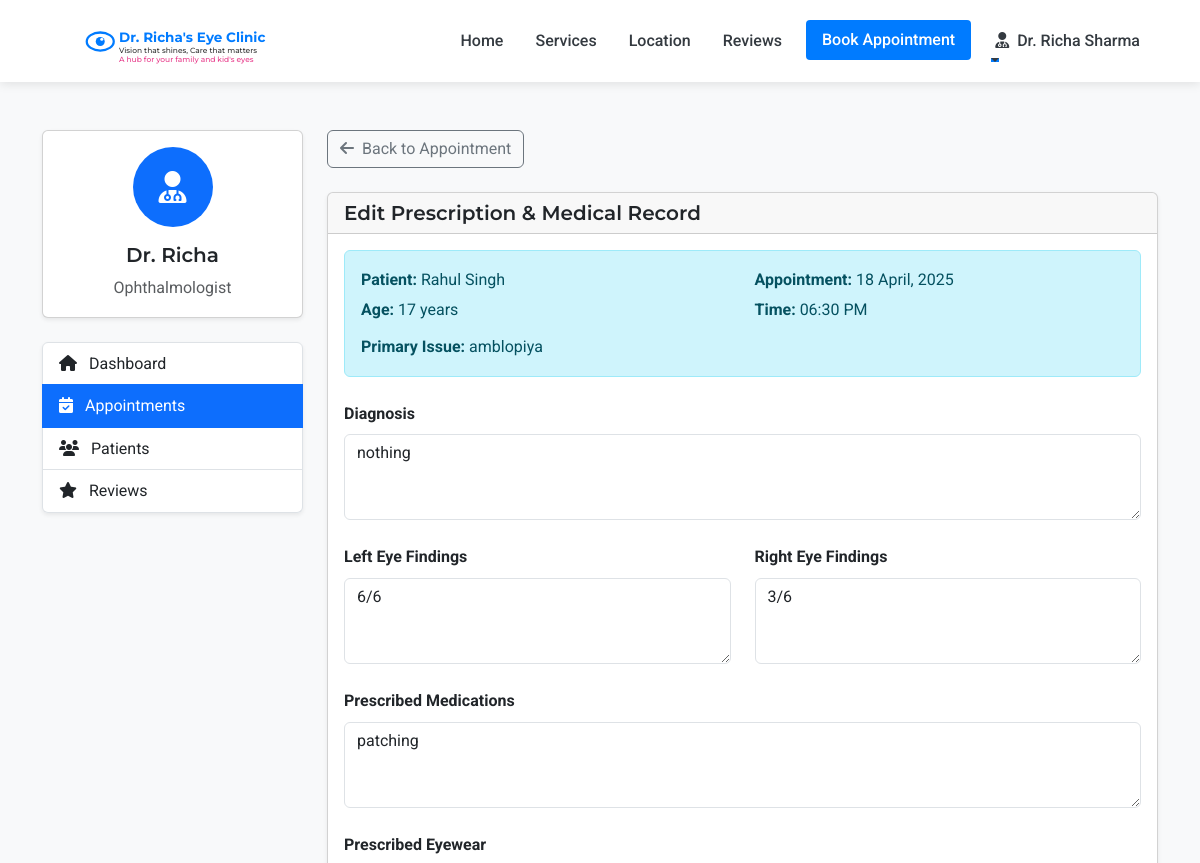
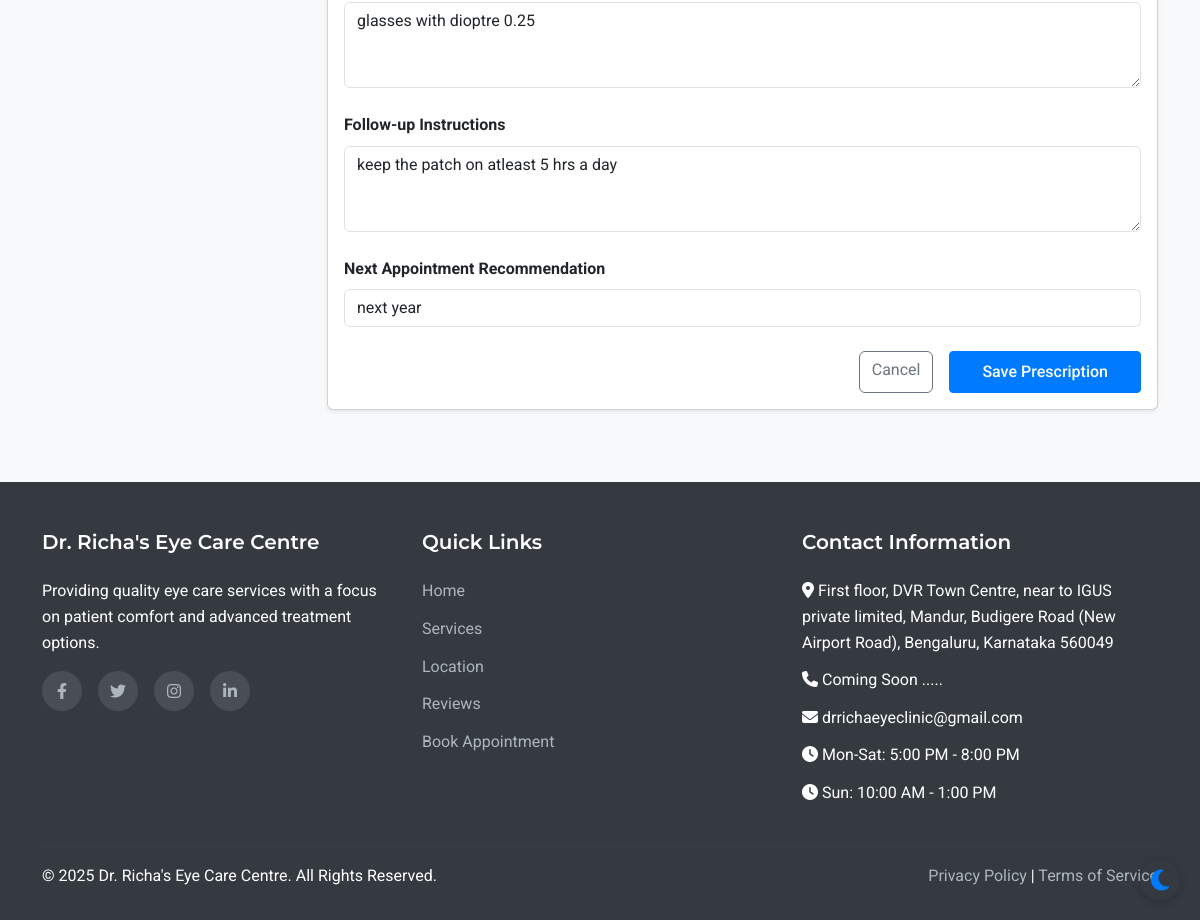
The app's page /admin/prescription/5 (signed in) with its own data (2 pictures, top to bottom).
### models.py (models this page shows, shortened)
class Staff(UserMixin, db.Model):
    __abstract__ = True
    id = db.Column(db.Integer, primary_key=True)
    username = db.Column(db.String(64), unique=True, nullable=False)
    email = db.Column(db.String(120), unique=True, nullable=False)
    password_hash = db.Column(db.String(256), nullable=False)
    full_name = db.Column(db.String(100), nullable=False)
    mobile_number = db.Column(db.String(15), nullable=False)

class Doctor(Staff):
    __tablename__ = 'doctor'
    qualifications = db.Column(db.String(200), nullable=True)
    specialization = db.Column(db.String(200), nullable=True)

class Patient(UserMixin, db.Model):
    id = db.Column(db.Integer, primary_key=True)
    full_name = db.Column(db.String(100), nullable=False)
    mobile_number = db.Column(db.String(15), nullable=False)
    email = db.Column(db.String(100), nullable=True)
    age = db.Column(db.Integer, nullable=False)
    password_hash = db.Column(db.String(256), nullable=True)
    is_registered = db.Column(db.Boolean, default=False)
    created_at = db.Column(db.DateTime, nullable=False, default=datetime.utcnow)
    appointments = db.relationship('Appointment', backref='patient', lazy=True)
    doctor_prescriptions = db.relationship('DoctorPrescription', backref='patient', lazy=True)
    optometrist_prescriptions = db.relationship('OptometristPrescription', backref='patient', lazy=True)

class Appointment(db.Model):
    id = db.Column(db.Integer, primary_key=True)
    patient_id = db.Column(db.Integer, db.ForeignKey('patient.id'), nullable=False)
    appointment_date = db.Column(db.Date, nullable=False)
    appointment_time = db.Column(db.Time, nullable=False)
    primary_issue = db.Column(db.Text, nullable=True)
    referral_info = db.Column(db.String(255), nullable=True)
    status = db.Column(db.String(20), default='scheduled')  # scheduled, completed, cancelled
    created_at = db.Column(db.DateTime, default=datetime.utcnow)
    consultation_fee = db.Column(db.Float, nullable=False, default=500.0)
    payment_status = db.Column(db.String(20), default='pending')  # pending, paid

class MedicalRecord(db.Model):
    id = db.Column(db.Integer, primary_key=True)
    appointment_id = db.Column(db.Integer, db.ForeignKey('appointment.id'), nullable=False)
    appointment = db.relationship('Appointment', backref='medical_record', uselist=False)
    left_eye_assessment = db.Column(db.Text, nullable=True)
    right_eye_assessment = db.Column(db.Text, nullable=True)
    doctor_notes = db.Column(db.Text, nullable=True)
    left_eye_findings = db.Column(db.Text, nullable=True)
    right_eye_findings = db.Column(db.Text, nullable=True)
    additional_remarks = db.Column(db.Text, nullable=True)
    diagnosis = db.Column(db.Text, nullable=True)
    prescribed_medications = db.Column(db.Text, nullable=True)
    prescribed_eyewear = db.Column(db.Text, nullable=True)
    follow_up_instructions = db.Column(db.Text, nullable=True)
    next_appointment_recommendation = db.Column(db.Text, nullable=True)
    created_at = db.Column(db.DateTime, default=datetime.utcnow)
    updated_at = db.Column(db.DateTime, default=datetime.utcnow, onupdate=datetime.utcnow)

### routes.py (the view, shortened to what this page needs)
@app.route('/admin/prescription/<int:appointment_id>', methods=['GET', 'POST'])
@login_required
def admin_add_prescription(appointment_id):
    if not (isinstance(current_user, Admin) or isinstance(current_user, Assistant) or isinstance(current_user, Doctor)):
        flash('Access denied. Staff privileges required.', 'danger')
        return redirect(url_for('index'))
    appointment = Appointment.query.get_or_404(appointment_id)
    medical_record = MedicalRecord.query.filter_by(appointment_id=appointment_id).first()
    is_edit = medical_record is not None
    if not medical_record:
        medical_record = MedicalRecord(appointment_id=appointment_id)
        db.session.add(medical_record)
        db.session.flush()
    form = PrescriptionForm(obj=medical_record)
    return render_template('admin/add_prescription.html', form=form, appointment=appointment, is_edit=is_edit)

### templates/admin/add_prescription.html (shortened to what this page needs)
{% extends 'layout.html' %}
{% block content %}
<section class="py-5 bg-light">
    <div class="container">
        <div class="row">
            <div class="col-lg-3 mb-4">
                <div class="card shadow-sm mb-4">
                    <div class="card-body text-center">
                        <div class="avatar-circle bg-primary text-white mb-3">
                            <i class="fas fa-user-md fa-2x"></i>
                        </div>
                        <h5 class="card-title">Dr. Richa</h5>
                        <p class="card-text text-muted">Ophthalmologist</p>
                    </div>
                </div>
                <div class="list-group shadow-sm">
                    <a href="{{ url_for('admin_dashboard') }}" class="list-group-item list-group-item-action">
                        <i class="fas fa-home me-2"></i> Dashboard
                    </a>
                    <a href="{{ url_for('admin_appointments') }}" class="list-group-item list-group-item-action active">
                        <i class="fas fa-calendar-check me-2"></i> Appointments
                    </a>
                    <a href="{{ url_for('admin_patients') }}" class="list-group-item list-group-item-action">
                        <i class="fas fa-users me-2"></i> Patients
                    </a>
                    <a href="{{ url_for('admin_reviews') }}" class="list-group-item list-group-item-action">
                        <i class="fas fa-star me-2"></i> Reviews
                    </a>
                </div>
            </div>
            <div class="col-lg-9">
                <div class="d-flex justify-content-between align-items-center mb-4">
                    <a href="{{ url_for('admin_appointment_view', appointment_id=appointment.id) }}" class="btn btn-outline-secondary">
                        <i class="fas fa-arrow-left me-1"></i> Back to Appointment
                    </a>
                </div>
                <div class="card shadow-sm mb-4">
                    <div class="card-header">
                        <h5 class="mb-0">
                            {% if is_edit %}
                            Edit Prescription & Medical Record
                            {% else %}
                            Add Prescription & Medical Record
                            {% endif %}
                        </h5>
                    </div>
                    <div class="card-body">
                        <div class="alert alert-info mb-4">
                            <div class="row">
                                <div class="col-md-6">
                                    <p class="mb-1"><strong>Patient:</strong> {{ appointment.patient.full_name }}</p>
                                    <p class="mb-1"><strong>Age:</strong> {{ appointment.patient.age }} years</p>
                                </div>
                                <div class="col-md-6">
                                    <p class="mb-1"><strong>Appointment:</strong> {{ appointment.appointment_date.strftime('%d %B, %Y') }}</p>
                                    <p class="mb-1"><strong>Time:</strong> {{ appointment.appointment_time.strftime('%I:%M %p') }}</p>
                                </div>
                            </div>
                            <p class="mb-0 mt-2"><strong>Primary Issue:</strong> {{ appointment.primary_issue or 'Not specified' }}</p>
                        </div>
                        <form method="POST" action="{{ url_for('admin_add_prescription', appointment_id=appointment.id) }}">
                            <div class="mb-4">
                                <label class="form-label fw-bold">Diagnosis</label>
                                {{ form.diagnosis(class="form-control", rows=3) }}
                            </div>
                            <div class="row mb-4">
                                <div class="col-md-6">
                                    <label class="form-label fw-bold">Left Eye Findings</label>
                                    {{ form.left_eye_findings(class="form-control", rows=3) }}
                                </div>
                                <div class="col-md-6">
                                    <label class="form-label fw-bold">Right Eye Findings</label>
                                    {{ form.right_eye_findings(class="form-control", rows=3) }}
                                </div>
                            </div>
                            <div class="mb-4">
                                <label class="form-label fw-bold">Prescribed Medications</label>
                                {{ form.prescribed_medications(class="form-control", rows=3) }}
                            </div>
                            <div class="mb-4">
                                <label class="form-label fw-bold">Prescribed Eyewear</label>
                                {{ form.prescribed_eyewear(class="form-control", rows=3) }}
                            </div>
                            <div class="mb-4">
                                <label class="form-label fw-bold">Follow-up Instructions</label>
                                {{ form.follow_up_instructions(class="form-control", rows=3) }}
                            </div>
                            <div class="mb-4">
                                <label class="form-label fw-bold">Next Appointment Recommendation</label>
                                {{ form.next_appointment_recommendation(class="form-control") }}
                            </div>
                            <div class="d-grid gap-2 d-md-flex justify-content-md-end">
                                <a href="{{ url_for('admin_appointment_view', appointment_id=appointment.id) }}" class="btn btn-outline-secondary me-md-2">Cancel</a>
                                {{ form.submit(class="btn btn-primary") }}
                            </div>
                        </form>
                    </div>
                </div>
            </div>
        </div>
    </div>
</section>
{% endblock %}

### templates/layout.html (shortened to what this page needs)
<!DOCTYPE html>
<html lang="en">
<head>
    <link href="https://cdn.jsdelivr.net/npm/bootstrap@5.3.0-alpha1/dist/css/bootstrap.min.css" rel="stylesheet">
    <link rel="stylesheet" href="https://cdn.jsdelivr.net/npm/flatpickr/dist/flatpickr.min.css">
    <link rel="stylesheet" href="https://cdnjs.cloudflare.com/ajax/libs/font-awesome/6.1.1/css/all.min.css">
    <link rel="stylesheet" href="{{ url_for('static', filename='css/style.css') }}">
</head>
<body>
    <nav class="navbar navbar-expand-lg sticky-top">
        <div class="container">
            <a class="navbar-brand" href="{{ url_for('index') }}" id="clinic-logo">
                <div id="interactive-logo-container" style="height: 60px;"></div>
            </a>
            <div class="collapse navbar-collapse" id="navbarNav">
                <ul class="navbar-nav ms-auto">
                    <li class="nav-item">
                        <a class="nav-link {% if request.path == url_for('index') %}active{% endif %}" href="{{ url_for('index') }}">Home</a>
                    </li>
                    <li class="nav-item">
                        <a class="nav-link {% if request.path == url_for('services') %}active{% endif %}" href="{{ url_for('services') }}">Services</a>
                    </li>
                    <li class="nav-item">
                        <a class="nav-link {% if request.path == url_for('location') %}active{% endif %}" href="{{ url_for('location') }}">Location</a>
                    </li>
                    <li class="nav-item">
                        <a class="nav-link {% if request.path == url_for('reviews') %}active{% endif %}" href="{{ url_for('reviews') }}">Reviews</a>
                    </li>
                    <li class="nav-item">
                        <a class="nav-link btn btn-primary text-white px-3 ms-lg-2" href="{{ url_for('appointment') }}">Book Appointment</a>
                    </li>
                    {% if current_user.is_authenticated %}
                        {% if current_user.__class__.__name__ == 'Patient' %}
                            <li class="nav-item dropdown">
                                <a class="nav-link dropdown-toggle" href="#" id="navbarDropdown" role="button" data-bs-toggle="dropdown" aria-expanded="false">
                                    <i class="fas fa-user me-1"></i> {{ current_user.full_name }}
                                </a>
                                <ul class="dropdown-menu dropdown-menu-end" aria-labelledby="navbarDropdown">
                                    <li><a class="dropdown-item" href="{{ url_for('patient_dashboard') }}">Dashboard</a></li>
                                    <li><a class="dropdown-item" href="{{ url_for('patient_appointments') }}">My Appointments</a></li>
                                    <li><a class="dropdown-item" href="{{ url_for('patient_medical_records') }}">Medical Records</a></li>
                                    <li><hr class="dropdown-divider"></li>
                                    <li><a class="dropdown-item" href="{{ url_for('patient_logout') }}">Logout</a></li>
                                </ul>
                            </li>
                        {% else %}
                            <li class="nav-item dropdown">
                                <a class="nav-link dropdown-toggle" href="#" id="navbarDropdown" role="button" data-bs-toggle="dropdown" aria-expanded="false">
                                    <i class="fas fa-user-md me-1"></i> {{ current_user.full_name }}
                                </a>
                            </li>
                        {% endif %}
                    {% endif %}
                </ul>
            </div>
        </div>
    </nav>
    <main>
        {% block content %}{% endblock %}
    </main>
    <footer>
        <div class="container">
            <div class="row">
                <div class="col-md-4 mb-4 mb-md-0">
                    <h5>Dr. Richa's Eye Care Centre</h5>
                    <p class="mb-3">Providing quality eye care services with a focus on patient comfort and advanced treatment options.</p>
                    <div class="social-icons">
                        <a href="#" aria-label="Facebook"><i class="fab fa-facebook-f"></i></a>
                        <a href="#" aria-label="Twitter"><i class="fab fa-twitter"></i></a>
                        <a href="#" aria-label="Instagram"><i class="fab fa-instagram"></i></a>
                        <a href="#" aria-label="LinkedIn"><i class="fab fa-linkedin-in"></i></a>
                    </div>
                </div>
                <div class="col-md-4 mb-4 mb-md-0">
                    <h5>Quick Links</h5>
                    <ul>
                        <li><a href="{{ url_for('index') }}">Home</a></li>
                        <li><a href="{{ url_for('services') }}">Services</a></li>
                        <li><a href="{{ url_for('location') }}">Location</a></li>
                        <li><a href="{{ url_for('reviews') }}">Reviews</a></li>
                        <li><a href="{{ url_for('appointment') }}">Book Appointment</a></li>
                    </ul>
                </div>
                <div class="col-md-4">
                    <h5>Contact Information</h5>
                    <ul>
                        <li><i class="fas fa-map-marker-alt"></i> First floor, DVR Town Centre, near to     IGUS private limited, Mandur, Budigere Road (New Airport Road), Bengaluru, Karnataka 560049</li>
                        <li><i class="fas fa-phone"></i> Coming Soon .....</li>
                        <li><i class="fas fa-envelope"></i> drrichaeyeclinic@gmail.com</li>
                        <li><i class="fas fa-clock"></i> Mon-Sat: 5:00 PM - 8:00 PM</li>
                        <li><i class="fas fa-clock"></i> Sun: 10:00 AM - 1:00 PM</li>
                    </ul>
                </div>
            </div>
            <hr class="mt-4 mb-3" style="border-color: rgba(255,255,255,0.1);">
            <div class="row">
                <div class="col-md-6">
                    <p class="mb-md-0">&copy; {{ now.year }} Dr. Richa's Eye Care Centre. All Rights Reserved.</p>
                </div>
                <div class="col-md-6 text-md-end">
                    <p class="mb-0">
                        <a href="#">Privacy Policy</a> |
                        <a href="#">Terms of Service</a>
                    </p>
                </div>
            </div>
        </div>
    </footer>
</body>
</html>

### records on screen
Doctor: full_name "Dr. Richa Sharma"
Patient: patient.full_name "Rahul Singh", patient.age "17"
Appointment: appointment_date "18 April, 2025", appointment_time "06:30 PM", primary_issue "amblopiya"
MedicalRecord: diagnosis "nothing", left_eye_findings "6/6", right_eye_findings "3/6", prescribed_medications "patching", prescribed_eyewear "glasses with dioptre 0.25", follow_up_instructions "keep the patch on atleast 5 hrs a day", next_appointment_recommendation "next year"
